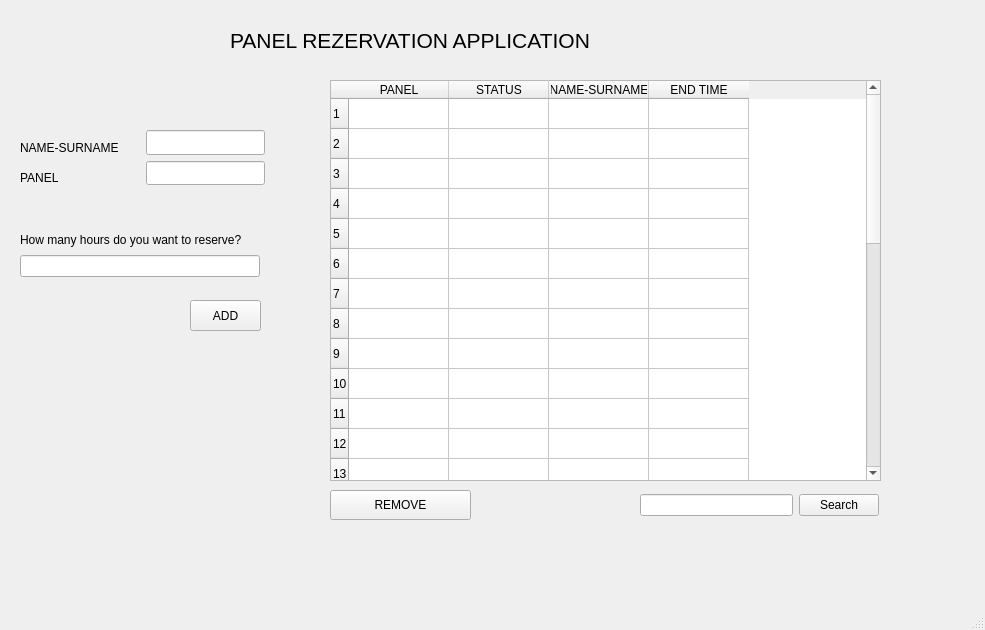
<?xml version="1.0" encoding="UTF-8"?>
<ui version="4.0">
 <class>MainWindow</class>
 <widget class="QMainWindow" name="MainWindow">
  <property name="geometry">
   <rect>
    <x>0</x>
    <y>0</y>
    <width>985</width>
    <height>630</height>
   </rect>
  </property>
  <property name="sizePolicy">
   <sizepolicy hsizetype="Maximum" vsizetype="Maximum">
    <horstretch>0</horstretch>
    <verstretch>0</verstretch>
   </sizepolicy>
  </property>
  <property name="windowTitle">
   <string>RESERVED</string>
  </property>
  <widget class="QWidget" name="centralwidget">
   <widget class="QPushButton" name="addButton">
    <property name="geometry">
     <rect>
      <x>190</x>
      <y>300</y>
      <width>71</width>
      <height>31</height>
     </rect>
    </property>
    <property name="sizePolicy">
     <sizepolicy hsizetype="Expanding" vsizetype="Expanding">
      <horstretch>0</horstretch>
      <verstretch>0</verstretch>
     </sizepolicy>
    </property>
    <property name="mouseTracking">
     <bool>false</bool>
    </property>
    <property name="text">
     <string>ADD</string>
    </property>
   </widget>
   <widget class="QTableWidget" name="tableWidget">
    <property name="geometry">
     <rect>
      <x>330</x>
      <y>80</y>
      <width>551</width>
      <height>401</height>
     </rect>
    </property>
    <property name="sizePolicy">
     <sizepolicy hsizetype="Maximum" vsizetype="Expanding">
      <horstretch>0</horstretch>
      <verstretch>0</verstretch>
     </sizepolicy>
    </property>
    <property name="autoFillBackground">
     <bool>true</bool>
    </property>
    <property name="lineWidth">
     <number>1</number>
    </property>
    <property name="rowCount">
     <number>30</number>
    </property>
    <property name="columnCount">
     <number>4</number>
    </property>
    <row>
     <property name="text">
      <string>1</string>
     </property>
    </row>
    <row/>
    <row/>
    <row/>
    <row/>
    <row/>
    <row/>
    <row/>
    <row/>
    <row/>
    <row/>
    <row/>
    <row/>
    <row/>
    <row/>
    <row/>
    <row/>
    <row/>
    <row/>
    <row/>
    <row/>
    <row/>
    <row/>
    <row/>
    <row/>
    <row/>
    <row/>
    <row/>
    <row/>
    <row/>
    <column>
     <property name="text">
      <string>PANEL</string>
     </property>
    </column>
    <column>
     <property name="text">
      <string>STATUS</string>
     </property>
    </column>
    <column>
     <property name="text">
      <string>NAME-SURNAME</string>
     </property>
    </column>
    <column>
     <property name="text">
      <string>END TIME</string>
     </property>
    </column>
   </widget>
   <widget class="QPushButton" name="removeButton">
    <property name="geometry">
     <rect>
      <x>330</x>
      <y>490</y>
      <width>141</width>
      <height>30</height>
     </rect>
    </property>
    <property name="sizePolicy">
     <sizepolicy hsizetype="Expanding" vsizetype="Expanding">
      <horstretch>0</horstretch>
      <verstretch>0</verstretch>
     </sizepolicy>
    </property>
    <property name="text">
     <string>REMOVE</string>
    </property>
   </widget>
   <widget class="QLabel" name="label">
    <property name="geometry">
     <rect>
      <x>230</x>
      <y>20</y>
      <width>591</width>
      <height>41</height>
     </rect>
    </property>
    <property name="minimumSize">
     <size>
      <width>0</width>
      <height>0</height>
     </size>
    </property>
    <property name="font">
     <font>
      <pointsize>16</pointsize>
     </font>
    </property>
    <property name="text">
     <string>PANEL REZERVATION APPLICATION</string>
    </property>
   </widget>
   <widget class="QWidget" name="layoutWidget">
    <property name="geometry">
     <rect>
      <x>20</x>
      <y>130</y>
      <width>245</width>
      <height>55</height>
     </rect>
    </property>
    <layout class="QHBoxLayout" name="horizontalLayout_2">
     <item>
      <layout class="QVBoxLayout" name="verticalLayout">
       <item>
        <widget class="QLabel" name="name_label">
         <property name="sizePolicy">
          <sizepolicy hsizetype="Expanding" vsizetype="Expanding">
           <horstretch>0</horstretch>
           <verstretch>0</verstretch>
          </sizepolicy>
         </property>
         <property name="text">
          <string>NAME-SURNAME</string>
         </property>
        </widget>
       </item>
       <item>
        <widget class="QLabel" name="panel_label">
         <property name="text">
          <string>PANEL</string>
         </property>
        </widget>
       </item>
      </layout>
     </item>
     <item>
      <layout class="QVBoxLayout" name="verticalLayout_2">
       <item>
        <widget class="QLineEdit" name="name_edit">
         <property name="sizePolicy">
          <sizepolicy hsizetype="Expanding" vsizetype="Expanding">
           <horstretch>0</horstretch>
           <verstretch>0</verstretch>
          </sizepolicy>
         </property>
        </widget>
       </item>
       <item>
        <widget class="QLineEdit" name="panel_edit">
         <property name="sizePolicy">
          <sizepolicy hsizetype="Expanding" vsizetype="Expanding">
           <horstretch>0</horstretch>
           <verstretch>0</verstretch>
          </sizepolicy>
         </property>
        </widget>
       </item>
      </layout>
     </item>
    </layout>
   </widget>
   <widget class="QWidget" name="layoutWidget">
    <property name="geometry">
     <rect>
      <x>20</x>
      <y>230</y>
      <width>240</width>
      <height>47</height>
     </rect>
    </property>
    <layout class="QVBoxLayout" name="verticalLayout_3">
     <item>
      <widget class="QLabel" name="time_label">
       <property name="sizePolicy">
        <sizepolicy hsizetype="Expanding" vsizetype="Expanding">
         <horstretch>0</horstretch>
         <verstretch>0</verstretch>
        </sizepolicy>
       </property>
       <property name="text">
        <string>How many hours do you want to reserve?</string>
       </property>
      </widget>
     </item>
     <item>
      <widget class="QLineEdit" name="time_edit">
       <property name="sizePolicy">
        <sizepolicy hsizetype="Expanding" vsizetype="Expanding">
         <horstretch>0</horstretch>
         <verstretch>0</verstretch>
        </sizepolicy>
       </property>
      </widget>
     </item>
    </layout>
   </widget>
   <widget class="QWidget" name="">
    <property name="geometry">
     <rect>
      <x>640</x>
      <y>490</y>
      <width>239</width>
      <height>30</height>
     </rect>
    </property>
    <layout class="QHBoxLayout" name="horizontalLayout">
     <item>
      <widget class="QLineEdit" name="search_edit"/>
     </item>
     <item>
      <widget class="QPushButton" name="searchButton">
       <property name="text">
        <string>Search</string>
       </property>
      </widget>
     </item>
    </layout>
   </widget>
  </widget>
  <widget class="QMenuBar" name="menubar">
   <property name="geometry">
    <rect>
     <x>0</x>
     <y>0</y>
     <width>985</width>
     <height>26</height>
    </rect>
   </property>
  </widget>
  <widget class="QStatusBar" name="statusbar"/>
 </widget>
 <resources/>
 <connections/>
</ui>
